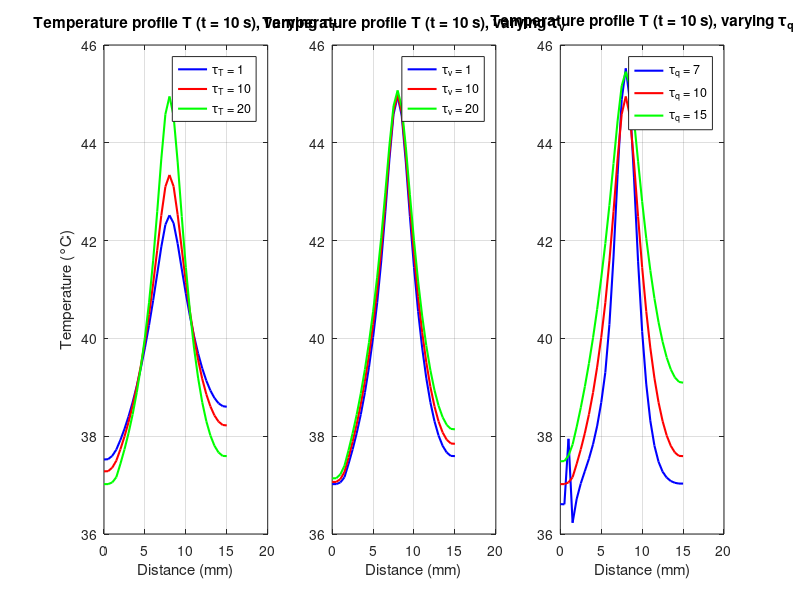

This figure's MATLAB source:
%––––––––––––––––––––––––––––––––––––––––––––––––––––––––––––––––––––––––––––
% 1D hyperbolic bioheat w/ Gaussian tumor source, 3 skin layers, finer mesh
% Computes T(x) at t=10 s for three different tau_T / tau_v / tau_q values.
% Then plots each triplet in a 1×3 subplot.
%––––––––––––––––––––––––––––––––––––––––––––––––––––––––––––––––––––––––––––

clear; clc;

%% 1) DISCRETIZE TIME & SPATIAL DOMAINS
% Skin Layer thicknesses
L_epi  = 0.0015;   % Epidermis (1.5 mm)
L_derm = 0.0035;   % Dermis   (3.5 mm)
L_subq = 0.01;     % Subcutaneous (10 mm)
Lx     = L_epi + L_derm + L_subq;  % Total slab thickness (m)

x_ast  = 0.008;    % [m] Tumor center (8 mm from surface)

dx         = 0.0005;         % [m] spatial step →  (Lx/dx + 1) nodes
dt         = 0.015;          % [s] time step (for stability)
max_time   = 10;             % [s] we want solution at t=10 s
time_steps = round(max_time/dt) + 1;  % ensures (time_steps–1)*dt ≈ 10
time       = (0:(time_steps-1)) * dt;

x     = 0:dx:Lx;    % grid from 0 to Lx in steps of dx
nx    = numel(x);

% Build a “layer” index for each x(i):
layer = zeros(1,nx);
layer(x <= L_epi) = 1;                               % Epidermis
layer(x > L_epi & x <= L_epi + L_derm) = 2;          % Dermis
layer(x > L_epi + L_derm) = 3;                       % Subcutaneous

% Find the grid index closest to x_ast for tumor‐location tracking:
[~, iTumor] = min(abs(x - x_ast));

%% 2) CONSTANTS AND PARAMETERS (unchanged except τ’s)
% Physical parameters per layer:
rho    = [1150, 1116, 900];    % [kg/m^3] densities for [epi, derm, subq]
c      = [3590, 3300, 2500];   % [J/(kg·°C)] specific heats
k      = [0.2, 0.45, 0.3];     % [W/(m·°C)] thermal conductivities
k_star = [0.1, 0.1, 0.1];       % [W/(m·°C·s)] hyperbolic‐term coefficient

% Blood and convection:
h     = 4.5;       % [W/(m^2·°C)] convective‐BC coefficient
wb    = 0.0098;    % [1/s] blood perfusion rate
rho_b = 1056;      % [kg/m^3] blood density
cb    = 4000;      % [J/(kg·°C)] blood specific heat

Qm0 = 50.65;       % [W/m^3] metabolic heat
Tb  = 37;          % [°C]   blood inlet temperature
Tl  = [37, 37, 37];% [°C]   ambient/tissue reference for each layer
T0  = 37;          % [°C]   initial tissue temperature

% Gaussian‐source parameters (same for all runs):
S     = 15;        % [unitless] “per‐kg” scaling
P     = 35;        % [unitless] “power” factor
a0    = 1e6;       % [1/m^2] Gaussian width control
                   % Q_r(i) = rho(layer(i)) * S * P * exp(-a0*(x(i)-x_ast)^2)

%% 3) PREALLOCATE “SNAPSHOT” MATRICES
% Each final‐time profile has 3 columns, one for each tau‐value in that set:
T_tauT_snap = zeros(nx, 3);  
T_tauV_snap = zeros(nx, 3);
T_tauQ_snap = zeros(nx, 3);

% We will hold the “default” values for the taus not being varied:
tauT_default = 20;    % [s]
tauV_default = 1;    % [s]
tauQ_default = 10;   % [s]

%% 4) VARY τ_T ∈ {2,3,4}  (fix τ_v=1, τ_q=10)
tauT_list = [1, 10, 20]; % values over 25 begin to look unstable
for j = 1:3
    tau_T = tauT_list(j);
    tau_v = tauV_default;
    tau_q = tauQ_default;
    
    % Initialize temperature fields at t=0:
    T     = ones(nx,1) * T0;
    T_new = T;
    
    % Time‐marching loop to t=10 s:
    for n = 1:time_steps
        for i = 2:(nx-1)
            L = layer(i);
            
            % 1) Metabolic heat (layer-dependent Tl):
            Qm = Qm0 * (1 + (Tl(L) - T0)/10);
            % 2) Water diffusion (not varying here, same as original):
            Da     = 2.5e-5;  Mw = 0.018;  Ra  = 8.314;
            Tw     = 306;     Pw = 5600;  RH  = 0.5;
            delta  = 1e-4;    c_air = 1005;
            Df     = [2e-9, 2e-9, 2e-9];  cw = 4180;
            rho_s  = 1100;    rho_c = 1000; nabla_r2 = (Lx/3)^2;
            Qd     = (Df(L)*cw*(rho_s-rho_c)/nabla_r2)*(T(i)-Tl(L));
            
            % 3) Perfusion (dermis+subq only):
            if L > 1
                Qb = wb * rho_b * cb * (Tb - Tl(L));
            else
                Qb = 0;
            end
            
            % 4) Vaporization (epidermis only):
            if L == 1
                Delta_m    = (Da*Mw/(Ra*Tw)) * (Pw/Tw) * RH/(delta*c_air);
                Delta_Hvap = 2400e3; % J/kg
                Qv         = Delta_m * Delta_Hvap / (delta*c_air);
            else
                Qv = 0;
            end
            
            % 5) Gaussian tumor source:
            Qr = rho(L) * S * P * exp(-a0*(x(i)-x_ast)^2);
            
            % 6) Sum all sources:
            Q_tot = Qm + Qd + Qb + Qv + Qr;
            
            % 7) Second‐derivative in x:
            d2Tdx2 = (T(i+1) - 2*T(i) + T(i-1)) / dx^2;
            
            % 8) Hyperbolic bioheat:
            dTdt(i)   = (k(L)*d2Tdx2 + Q_tot) / (rho(L)*c(L));
            d2Tdt2(i) = (k_star(L)*d2Tdx2) / (rho(L)*c(L));
            
            T_new(i) = T(i) + dt * ( ...
               dTdt(i) + tau_q*dTdt(i) ...
             - tau_T*d2Tdt2(i) ...
             + (k(L) + k_star(L)*tau_v) * dTdt(i) );
        end
        
        % Convective BC at i=1 (left):
        L = layer(1);
        T_new(1)  = (h*dx*Tl(L) + k(L)*T_new(2)) / (h*dx + k(L));
        % Convective BC at i=nx (right):
        L = layer(nx);
        T_new(nx) = (h*dx*Tl(L) + k(L)*T_new(nx-1)) / (h*dx + k(L));
        
        % Advance:
        T = T_new;
    end
    
    % After 10 s, store the final profile in column j:
    T_tauT_snap(:,j) = T;
end

%% 5) VARY τ_v ∈ {1,2,3}  (fix τ_T=2, τ_q=10)
tauV_list = [1, 10, 20]; % minimizing works best
for j = 1:3
    tau_T = tauT_default;
    tau_v = tauV_list(j);
    tau_q = tauQ_default;
    
    % Initialize:
    T     = ones(nx,1) * T0;
    T_new = T;
    
    for n = 1:time_steps
        for i = 2:(nx-1)
            L = layer(i);
            
            % (Same source calculations as above)
            Qm = Qm0 * (1 + (Tl(L) - T0)/10);
            Da     = 2.5e-5;  Mw = 0.018;  Ra  = 8.314;
            Tw     = 306;     Pw = 5600;  RH  = 0.5;
            delta  = 1e-4;    c_air = 1005;
            Df     = [2e-9,2e-9,2e-9];  cw = 4180;
            rho_s  = 1100;   rho_c = 1000; nabla_r2 = (Lx/3)^2;
            Qd     = (Df(L)*cw*(rho_s - rho_c)/nabla_r2)*(T(i) - Tl(L));
            
            if L > 1
                Qb = wb * rho_b * cb * (Tb - Tl(L));
            else
                Qb = 0;
            end
            
            if L == 1
                Delta_m    = (Da*Mw/(Ra*Tw)) * (Pw/Tw) * RH/(delta*c_air);
                Delta_Hvap = 2400e3; 
                Qv         = Delta_m * Delta_Hvap / (delta*c_air);
            else
                Qv = 0;
            end
            
            Qr = rho(L) * S * P * exp(-a0*(x(i) - x_ast)^2);
            Q_tot = Qm + Qd + Qb + Qv + Qr;
            
            d2Tdx2 = (T(i+1) - 2*T(i) + T(i-1)) / dx^2;
            dTdt(i)   = (k(L)*d2Tdx2 + Q_tot) / (rho(L)*c(L));
            d2Tdt2(i) = (k_star(L)*d2Tdx2) / (rho(L)*c(L));
            
            T_new(i) = T(i) + dt * ( ...
               dTdt(i) + tau_q*dTdt(i) ...
             - tau_T*d2Tdt2(i) ...
             + (k(L) + k_star(L)*tau_v) * dTdt(i) );
        end
        
        % BCs at i=1 and i=nx:
        L = layer(1);
        T_new(1)  = (h*dx*Tl(L) + k(L)*T_new(2))   / (h*dx + k(L));
        L = layer(nx);
        T_new(nx) = (h*dx*Tl(L) + k(L)*T_new(nx-1)) / (h*dx + k(L));
        
        T = T_new;
    end
    
    T_tauV_snap(:,j) = T;
end

%% 6) VARY τ_q ∈ {5,10,15}  (fix τ_T=2, τ_v=1)
tauQ_list = [7, 10, 15]; % below 8, unstable -- above 15, localization decreases
for j = 1:3
    tau_T = tauT_default;
    tau_v = tauV_default;
    tau_q = tauQ_list(j);
    
    T     = ones(nx,1) * T0;
    T_new = T;
    
    for n = 1:time_steps
        for i = 2:(nx-1)
            L = layer(i);
            
            Qm = Qm0 * (1 + (Tl(L) - T0)/10);
            Da     = 2.5e-5;  Mw = 0.018;  Ra  = 8.314;
            Tw     = 306;     Pw = 5600;  RH  = 0.5;
            delta  = 1e-4;    c_air = 1005;
            Df     = [2e-9,2e-9,2e-9];  cw = 4180;
            rho_s  = 1100;    rho_c = 1000; nabla_r2 = (Lx/3)^2;
            Qd     = (Df(L)*cw*(rho_s - rho_c)/nabla_r2)*(T(i)-Tl(L));
            
            if L > 1
                Qb = wb * rho_b * cb * (Tb - Tl(L));
            else
                Qb = 0;
            end
            
            if L == 1
                Delta_m    = (Da*Mw/(Ra*Tw)) * (Pw/Tw) * RH/(delta*c_air);
                Delta_Hvap = 2400e3;
                Qv         = Delta_m * Delta_Hvap / (delta*c_air);
            else
                Qv = 0;
            end
            
            Qr = rho(L) * S * P * exp(-a0*(x(i)-x_ast)^2);
            Q_tot = Qm + Qd + Qb + Qv + Qr;
            
            d2Tdx2 = (T(i+1) - 2*T(i) + T(i-1)) / dx^2;
            dTdt(i)   = (k(L)*d2Tdx2 + Q_tot) / (rho(L)*c(L));
            d2Tdt2(i) = (k_star(L)*d2Tdx2) / (rho(L)*c(L));
            
            T_new(i) = T(i) + dt * ( ...
               dTdt(i) + tau_q*dTdt(i) ...
             - tau_T*d2Tdt2(i) ...
             + (k(L) + k_star(L)*tau_v) * dTdt(i) );
        end
        
        % BCs:
        L = layer(1);
        T_new(1)  = (h*dx*Tl(L) + k(L)*T_new(2))   / (h*dx + k(L));
        L = layer(nx);
        T_new(nx) = (h*dx*Tl(L) + k(L)*T_new(nx-1)) / (h*dx + k(L));
        
        T = T_new;
    end
    
    T_tauQ_snap(:,j) = T;
end

%% 7) PLOT ALL THREE SETS IN A SINGLE 1×3 SUBPLOT FIGURE
figure('Position',[200,200,1200,400]);

% 7.1) Subplot #1: varying tau_T
subplot(1,3,1);
plot(x*1000, T_tauT_snap(:,1), 'b', 'LineWidth',1.5);  hold on;
plot(x*1000, T_tauT_snap(:,2), 'r','LineWidth',1.5);
plot(x*1000, T_tauT_snap(:,3), 'g','LineWidth',1.5);
xlabel('Distance (mm)');
ylabel('Temperature (°C)');
title('Temperature profile T (t = 10 s), varying \tau_T');
legend('\tau_T = 1','\tau_T = 10','\tau_T = 20','Location','best');
grid on;
hold off;

% 7.2) Subplot #2: varying tau_v
subplot(1,3,2);
plot(x*1000, T_tauV_snap(:,1), 'b', 'LineWidth',1.5);  hold on;
plot(x*1000, T_tauV_snap(:,2), 'r','LineWidth',1.5);
plot(x*1000, T_tauV_snap(:,3), 'g','LineWidth',1.5);
xlabel('Distance (mm)');
title('Temperature profile T (t = 10 s), varying \tau_v');
legend('\tau_v = 1','\tau_v = 10','\tau_v = 20','Location','best');
grid on;
hold off;

% 7.3) Subplot #3: varying tau_q
subplot(1,3,3);
plot(x*1000, T_tauQ_snap(:,1), 'b', 'LineWidth',1.5);  hold on;
plot(x*1000, T_tauQ_snap(:,2), 'r','LineWidth',1.5);
plot(x*1000, T_tauQ_snap(:,3), 'g','LineWidth',1.5);
xlabel('Distance (mm)');
title('Temperature profile T (t = 10 s), varying \tau_q');
legend('\tau_q = 7','\tau_q = 10','\tau_q = 15','Location','best');
grid on;
hold off;
